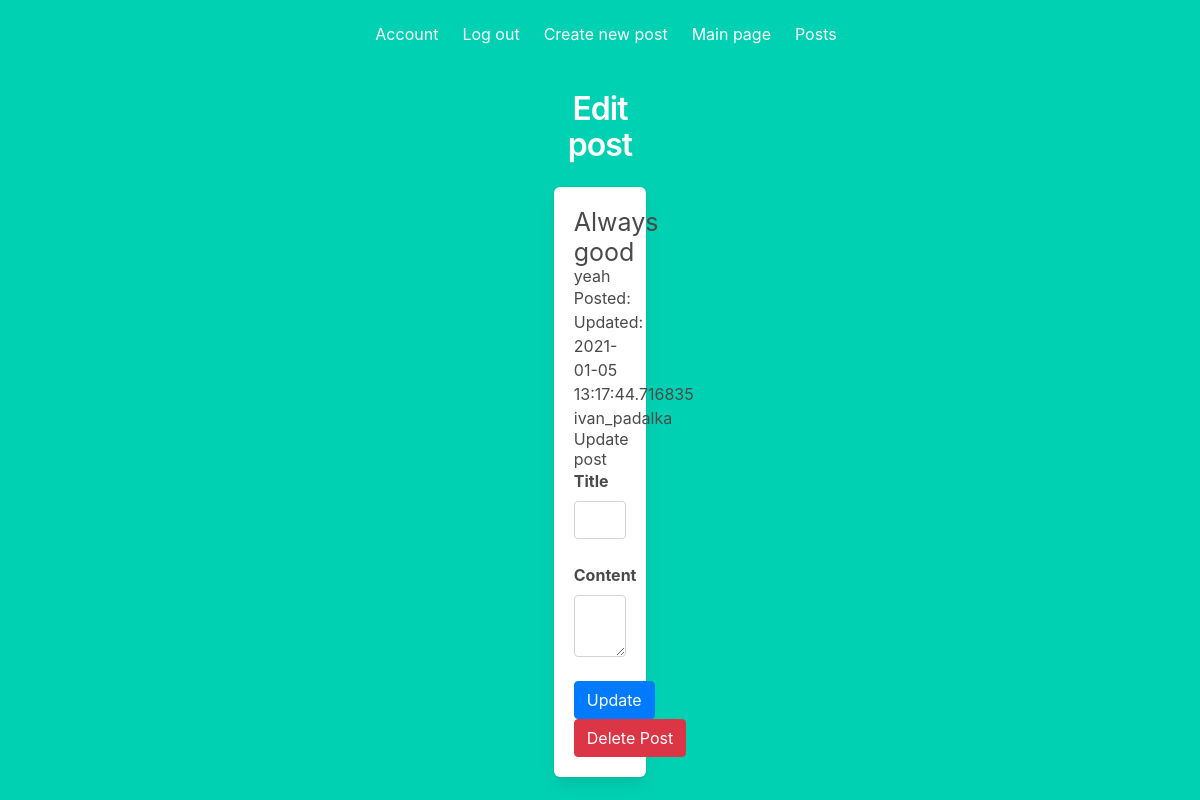
Page /post/6 (signed in) on the committed database.
### app/models.py (models this page shows, shortened)
class Post(db.Model):
    id = db.Column(db.Integer, primary_key=True)
    title = db.Column(db.String(100))
    body = db.Column(db.String(140))
    timestamp = db.Column(db.DateTime, index=True, default=dt.utcnow)
    updatetime = db.Column(db.DateTime, default=dt.utcnow)
    user_id = db.Column(db.Integer, db.ForeignKey('user.id'))

class User(db.Model, UserMixin):
    id = db.Column(db.Integer, primary_key=True)
    username = db.Column(db.String(64), index=True, unique=True)
    email = db.Column(db.String(120), index=True, unique=True)
    password_hash = db.Column(db.String(128))
    posts = db.relationship('Post', backref='author', lazy='dynamic')
    image_file = db.Column(db.String(20), nullable=False, default='default.jpeg')
    about_me = db.Column(db.String(140))
    last_seen = db.Column(db.DateTime, default=dt.utcnow)
    admin = db.Column(db.Boolean, default=False)

### app/blueprints/post/views.py (the view, shortened to what this page needs)
@post_blueprint.route('/post/<int:post_id>', methods=['GET', 'POST'])
@login_required
def post(post_id):
    post = Post.query.filter_by(id=post_id).first()
    form = UpdatePostForm()
    if current_user.username != post.author.username:
        flash("Its not your post", category="eror")
        return redirect(url_for('posts.posts'))
    elif "delete" in request.form:
        db.session.delete(post)
        db.session.commit()
        flash("Post deleted", category="eror")
        return redirect(url_for('posts.posts'))
    return render_template('post/post.html', post=post, form=form)

### app/forms.py
class UpdatePostForm(FlaskForm):
    title = StringField('Title', validators=[DataRequired()])
    body = TextAreaField('Content', validators=[DataRequired()])
    submit = SubmitField('Update')
    submit2 = SubmitField('Delate Post')

### app/models.py (called while the page is built)
@login.user_loader
def load_user(id):
    return User.query.get(int(id))

### app/blueprints/post/templates/post/post.html (shortened to what this page needs)
{% extends "layout.html" %}
{% block content %}
<div class="column is-4 is-offset-4">
    <h3 class="title">Edit post</h3>
    <div class="box">
           <h1 style="font-size: 25px;" >{{post.title}}</h1>
           <h5 style="text-align: left;">{{post.body}}</h5>
           <inline><p style="text-align: left;"> Posted: </p></inline>
           <inline><p style="text-align: left;">Updated: {{post.updatetime}}</p></inline>
           <inline><p style="text-align: left;"> {{post.author.username}} </p></inline>
          <h4> Update post </h4>
          {% from "_render_field.html" import render_field %}
            <form action="{{url_for('posts.post', post_id=post.id)}}" method="post" novalidate>
                {{ render_field(form.title) }}
                {{ render_field(form.body) }}
                <p>{{ form.submit(class='btn btn-primary') }}</p>
                <form action="{{url_for('posts.post', post_id=post.id)}}" method="post" novalidate>
                    <input class="btn btn-danger" type="submit" name="delete" value="Delete Post">
                </form>
            </form>
    </div>
</div>
{% endblock %}

### app/static/css/main.css (style rules this page uses)
body { margin: 0; padding: 0; font-family: "Helvetica Neue", Helvetica, Arial, sans-serif; color: #444; }
h3 { font-size: 1.7em; font-weight: 100; margin-top: 30px; text-align: center; letter-spacing: -1px; color: #999; }

### rows in the picture
Post: title "Always good", body "yeah", updatetime "2021-01-05 13:17:44.716835"
User: author.username "ivan_padalka"

### other values in the picture
{{ field.label }} "Title Content"
